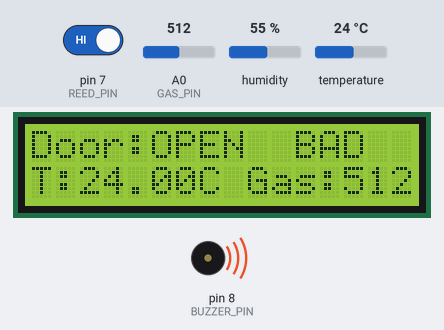
Bench run of a sketch on a simulated Arduino Uno, built with avr-gcc and run on an emulated ATmega328P. On the bench: 16×2 character LCD, buzzer (waves = sounding, pin HIGH). The test bench sets the inputs (shaded band); at power-on: A0 (GAS_PIN) = 512, pin 7 (REED_PIN) HIGH, temperature 24 °C, humidity 55 %.

Above: at 3.2 s.
3.3 s: A0 (GAS_PIN) set to 464
At 5.4 s:
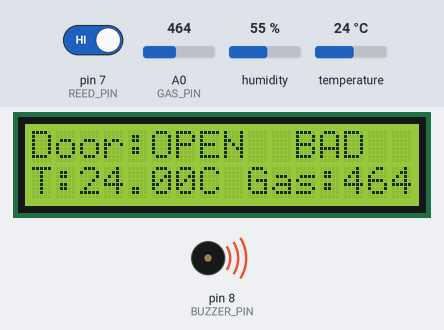
6.0 s: A0 (GAS_PIN) set to 436
At 6.7 s:
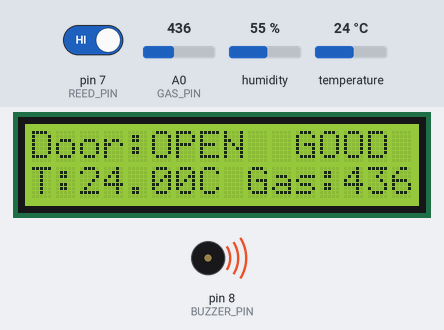
8.7 s: pin 7 (REED_PIN) driven LOW
At 11.5 s:
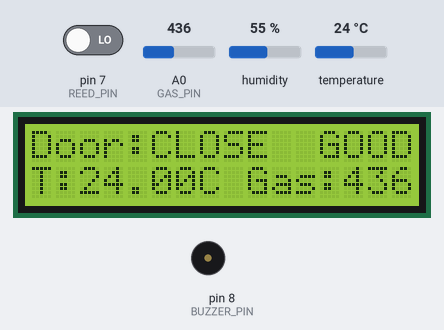
11.8 s: A0 (GAS_PIN) set to 460
At 12.7 s:
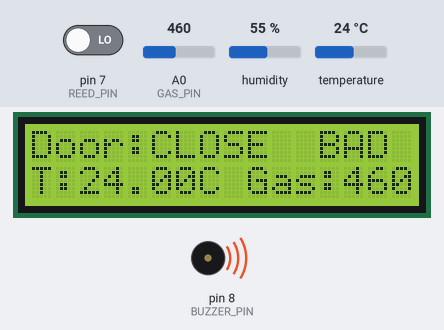
14.5 s: temperature set to 12 °C
At 17.5 s:
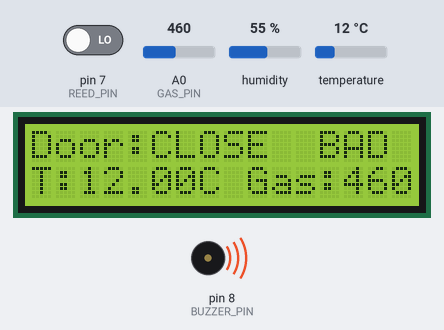
18.0 s: temperature set to 19 °C
At 20.0 s:
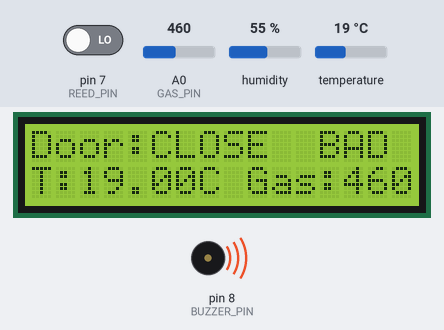
Timing chart, 0 to 21.5 s (numbered marks = the images above; inputs shaded):
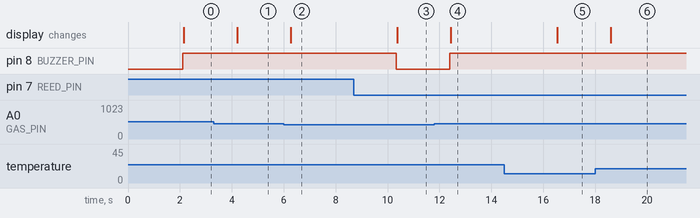

Measured:
- the behaviour switches between 451 and 450 on A0 (GAS_PIN) (found by bisection; images 1 and 2)
- after the input at 3.3 s, the display: changes after 0.91 s (image 1)
- after the input at 6.0 s, the display: changes after 0.26 s (image 2)
- after the input at 8.7 s, pin 8 (BUZZER_PIN): HIGH → LOW after 1.6 s; the display: changes after 1.7 s (image 3)
- after the input at 11.8 s, pin 8 (BUZZER_PIN): LOW → HIGH after 0.60 s; the display: changes after 0.63 s (image 4)
- after the input at 14.5 s, the display: changes after 2.0 s (image 5)
- after the input at 18.0 s, the display: changes after 0.60 s (image 6)

The sketch:

smart_fridge.ino
```cpp
#include <Wire.h>
#include <LiquidCrystal_I2C.h>
#include <DHT.h>

LiquidCrystal_I2C lcd(0x27, 16, 2);

#define REED_PIN 7
#define BUZZER_PIN 8
#define GAS_PIN A0

#define DHTPIN 2
#define DHTTYPE DHT11

DHT dht(DHTPIN, DHTTYPE);

unsigned long doorOpenTime = 0;
bool doorWasOpen = false;

int gasThreshold = 450;

void setup() {
  pinMode(REED_PIN, INPUT_PULLUP);
  pinMode(BUZZER_PIN, OUTPUT);

  lcd.begin();
  lcd.backlight();

  Serial.begin(9600);
  dht.begin();

  lcd.setCursor(0, 0);
  lcd.print("  Smart Fridge");
  lcd.setCursor(0, 1);
  lcd.print("    Starting");
  delay(2000);
  lcd.clear();
}

void loop() {

  int reedState = digitalRead(REED_PIN);
  int gasValue = analogRead(GAS_PIN);
  float temperature = dht.readTemperature();

  // ===== DOOR LOGIC =====
  bool doorOpen = (reedState == HIGH);

  if (doorOpen) {
    if (!doorWasOpen) {
      doorOpenTime = millis();
      doorWasOpen = true;
    }

    if (millis() - doorOpenTime >= 60000) {
      digitalWrite(BUZZER_PIN, HIGH);
    }
  } else {
    doorWasOpen = false;
    digitalWrite(BUZZER_PIN, LOW);
  }

  // ===== GAS ALERT =====
  if (gasValue > gasThreshold) {
    digitalWrite(BUZZER_PIN, HIGH);
  }

  // ===== LCD DISPLAY =====
  lcd.clear();

  // Line 1: Door + GOOD/BAD
  lcd.setCursor(0, 0);
  lcd.print("Door:");

  if (doorOpen) {
    lcd.print("OPEN ");
  } else {
    lcd.print("CLOSE ");
  }

  if (gasValue > gasThreshold) {
    lcd.print(" BAD");
  } else {
    lcd.print(" GOOD");
  }


  lcd.setCursor(0, 1);

  lcd.print("T:");
  if (!isnan(temperature)) {
    lcd.print(temperature);
    lcd.print("C ");
  } else {
    lcd.print("Err ");
  }

  lcd.print("Gas:");
  lcd.print(gasValue);

  delay(2000);
}
```
